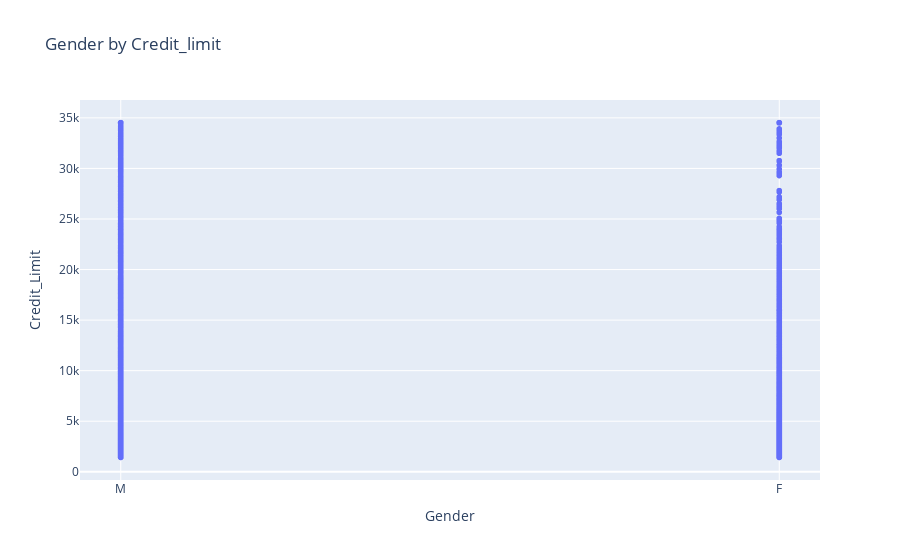

Write notebook code for a chart like this one.
### Code cell
fig = px.scatter(df, x='Gender', y='Credit_Limit', title = ' Gender by Credit_limit')
fig.show()

### Figure 1 — Plotly figure (JSON) as saved in the notebook; plotly's stock layout.template omitted (floating-point values rounded to 4 significant figures; data arrays with more than 128 entries replaced by an {"elided": "..."} marker saying what was removed)
{"data": [{"hovertemplate": "Gender=%{x}<br>Credit_Limit=%{y}<extra></extra>", "legendgroup": "", "marker": {"color": "#636efa", "symbol": "circle"}, "mode": "markers", "name": "", "showlegend": false, "type": "scattergl", "x": {"elided": "10127 str values"}, "xaxis": "x", "y": {"elided": "10127 float values"}, "yaxis": "y"}], "layout": {"legend": {"tracegroupgap": 0}, "title": {"text": " Gender by Credit_limit"}, "xaxis": {"anchor": "y", "domain": [0, 1], "title": {"text": "Gender"}}, "yaxis": {"anchor": "x", "domain": [0, 1], "title": {"text": "Credit_Limit"}}}}
